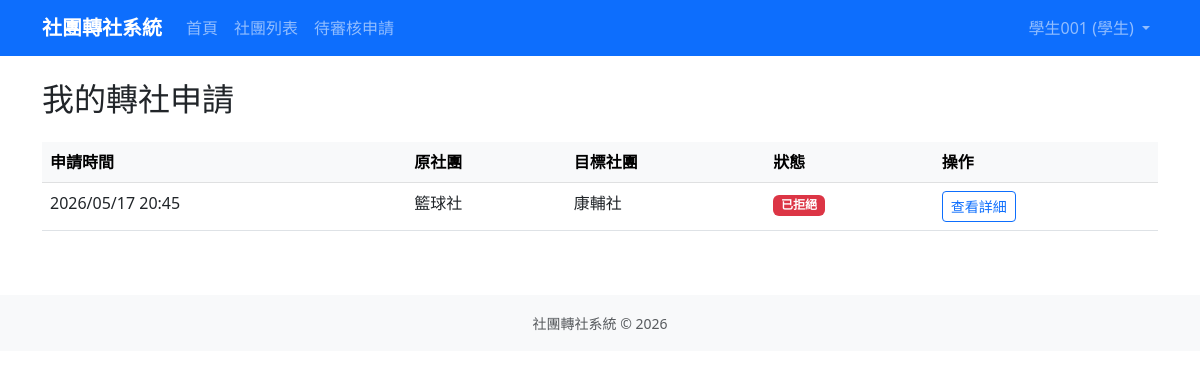
Page /transfers/my-requests/ (signed in) on the committed database.
### accounts/models.py (models this page shows, shortened)
class User(django.contrib.auth.models.AbstractUser):
    ROLE_CHOICES = [
        ('student', '學生'),
        ('president', '社長'),
        ('teacher', '指導老師'),
        ('admin', '訓育組（管理員）'),
    ]
    role = models.CharField(
        max_length=20,
        choices=ROLE_CHOICES,
        default='student',
        verbose_name='身分組'
    )
    student_id = models.CharField(
        max_length=20,
        blank=True,
        verbose_name='學號'
    )
    class_name = models.CharField(
        max_length=20,
        blank=True,
        verbose_name='班級'
    )
    seat_number = models.PositiveSmallIntegerField(
        null=True,
        blank=True,
        verbose_name='座號'
    )
    club = models.ForeignKey(
        'clubs.Club',
        on_delete=models.SET_NULL,
        null=True,
        blank=True,
        verbose_name='所屬社團',
        related_name='members'
    )
    class Meta:
        verbose_name = '使用者'
        verbose_name_plural = '使用者'

### clubs/models.py (models this page shows, shortened)
class Club(models.Model):
    CATEGORY_CHOICES = [
        ('academic', '學術類'),
        ('arts', '藝文類'),
        ('performance', '藝能類'),
        ('recreation', '康輔類'),
        ('sports', '體育類'),
    ]
    code = models.CharField(max_length=10, unique=True, null=True, blank=True, verbose_name='社團代號')
    name = models.CharField(max_length=100, verbose_name='社團名稱')
    teacher = models.CharField(max_length=50, default='', verbose_name='指導老師')
    president = models.CharField(max_length=50, default='', verbose_name='社長')
    location = models.CharField(max_length=100, blank=True, verbose_name='社課場地')
    category = models.CharField(max_length=20, choices=CATEGORY_CHOICES, blank=True, verbose_name='類別')
    description = models.TextField(blank=True, verbose_name='社團描述')
    max_members = models.PositiveIntegerField(default=30, verbose_name='人數上限')
    current_members = models.PositiveIntegerField(default=0, verbose_name='現有人數')
    is_active = models.BooleanField(default=True, verbose_name='啟用中')
    created_at = models.DateTimeField(auto_now_add=True, verbose_name='建立時間')
    updated_at = models.DateTimeField(auto_now=True, verbose_name='更新時間')
    class Meta:
        verbose_name = '社團'
        verbose_name_plural = '社團'
        ordering = ['name']

### transfers/models.py (models this page shows, shortened)
class TransferRequest(models.Model):
    STATUS_CHOICES = [
        ('draft', '草稿'),
        ('orig_president_pending', '原社長審核中'),
        ('orig_teacher_pending', '原指導老師審核中'),
        ('new_president_pending', '新社長審核中'),
        ('new_teacher_pending', '新指導老師審核中'),
        ('admin_pending', '訓育組審核中'),
        ('approved', '已核准'),
        ('rejected', '已拒絕'),
        ('returned', '退回重選'),
    ]
    student = models.ForeignKey(
        settings.AUTH_USER_MODEL,
        on_delete=models.CASCADE,
        related_name='transfer_requests',
        verbose_name='申請學生'
    )
    original_club = models.ForeignKey(
        'clubs.Club',
        on_delete=models.CASCADE,
        related_name='transfer_out_requests',
        verbose_name='原社團'
    )
    target_club = models.ForeignKey(
        'clubs.Club',
        on_delete=models.CASCADE,
        related_name='transfer_in_requests',
        verbose_name='目標社團'
    )
    status = models.CharField(
        max_length=30,
        choices=STATUS_CHOICES,
        default='orig_president_pending',
        verbose_name='狀態'
    )
    reason = models.TextField(blank=True, verbose_name='轉社原因')
    created_at = models.DateTimeField(auto_now_add=True, verbose_name='申請時間')
    updated_at = models.DateTimeField(auto_now=True, verbose_name='更新時間')
    completed_at = models.DateTimeField(null=True, blank=True, verbose_name='完成時間')
    class Meta:
        verbose_name = '轉社申請單'
        verbose_name_plural = '轉社申請單'
        ordering = ['-created_at']

### transfers/views.py (the view)
# urls.py: path('my-requests/', views.MyRequestsView.as_view(), name='my_requests'),
class MyRequestsView(LoginRequiredMixin, StudentRequiredMixin, ListView):
    model = TransferRequest
    template_name = 'transfers/my_requests.html'
    context_object_name = 'requests'
    def get_queryset(self):
        return TransferRequest.objects.filter(
            student=self.request.user
        ).prefetch_related('approval_logs')

### accounts/templatetags/account_extras.py (called while the page is built)
def user_is_club_president(user, club):
    if not user or not club or not getattr(club, 'president', ''):
        return False
    resolved_president = get_user_from_display_text(club.president)
    if resolved_president:
        return resolved_president.pk == user.pk
    return club.president.strip() == user.username

@register.filter
def display_role(user):
    if getattr(user, 'role', None) == 'president' and not user_is_club_president(user, user.club):
        return '學生'
    return user.get_role_display()

### transfers/context_processors.py (called while the page is built, shortened)
def transfer_window(request):
    context = get_transfer_window_state()
    user = getattr(request, 'user', None)
    context['admin_pending_review_count'] = 0
    return context

### transfers/models.py (called while the page is built)
def get_user_from_display_text(value):
    if not value:
        return None
    if not isinstance(value, str):
        return value
    match = re.search(r'\(([^()]+)\)\s*$', value.strip())
    username = match.group(1).strip() if match else value.strip()
    if not username:
        return None
    from django.apps import apps
    app_label, model_name = settings.AUTH_USER_MODEL.split('.', 1)
    User = apps.get_model(app_label, model_name)
    try:
        return User.objects.get(username=username)
    except User.DoesNotExist:
        return None

    @classmethod
    def get_current(cls):
        return cls.objects.order_by('-updated_at', '-pk').first()

    def is_open(self, today=None):
        if self.is_paused:
            return False
        today = today or timezone.localdate()
        return self.start_date <= today <= self.end_date

    def get_status(self, today=None):
        if self.is_paused:
            return 'paused'
        today = today or timezone.localdate()
        if today < self.start_date:
            return 'not_started'
        if today > self.end_date:
            return 'ended'
        return 'open'

### transfers/services.py (called while the page is built)
def get_transfer_window_state():
    transfer_window = TransferWindow.get_current()
    is_open = transfer_window.is_open() if transfer_window else False
    status = transfer_window.get_status() if transfer_window else 'not_configured'
    return {
        'transfer_window': transfer_window,
        'transfer_window_is_open': is_open,
        'transfer_window_status': status,
        'transfer_window_is_paused': status == 'paused',
    }

### transfers/views.py (called while the page is built)
    def test_func(self):
        return self.request.user.role in ['student', 'president']

### templates/transfers/my_requests.html (shortened to what this page needs)
{% extends 'base.html' %}
{% block content %}
<h2 class="mb-4">我的轉社申請</h2>
{% if requests %}
<div class="table-responsive">
    <table class="table table-hover">
        <thead class="table-light">
            <tr>
                <th>申請時間</th>
                <th>原社團</th>
                <th>目標社團</th>
                <th>狀態</th>
                <th>操作</th>
            </tr>
        </thead>
        <tbody>
            {% for req in requests %}
            <tr>
                <td>{{ req.created_at|date:"Y/m/d H:i" }}</td>
                <td>{{ req.original_club.name }}</td>
                <td>{{ req.target_club.name }}</td>
                <td>
                    {% if req.status == 'approved' %}
                        <span class="badge bg-success">{{ req.get_status_display }}</span>
                    {% elif req.status == 'rejected' %}
                        <span class="badge bg-danger">{{ req.get_status_display }}</span>
                    {% elif req.status == 'returned' %}
                        <span class="badge bg-warning text-dark">{{ req.get_status_display }}</span>
                    {% else %}
                        <span class="badge bg-primary">{{ req.get_status_display }}</span>
                    {% endif %}
                </td>
                <td>
                    <a href="{% url 'request_detail' req.pk %}" class="btn btn-sm btn-outline-primary">查看詳細</a>
                </td>
            </tr>
            {% endfor %}
        </tbody>
    </table>
</div>
{% endif %}
{% endblock %}

### templates/base.html (shortened to what this page needs)
<!DOCTYPE html>
{% load account_extras %}
<html lang="zh-TW">
<head>
    <link href="https://cdn.jsdelivr.net/npm/bootstrap@5.3.0/dist/css/bootstrap.min.css" rel="stylesheet">
</head>
<body>
    <nav class="navbar navbar-expand-lg navbar-dark bg-primary">
        <div class="container">
            <a class="navbar-brand" href="{% url 'home' %}">社團轉社系統</a>
            <div class="collapse navbar-collapse" id="navbarNav">
                <ul class="navbar-nav me-auto">
                    <li class="nav-item">
                        <a class="nav-link" href="{% url 'home' %}">首頁</a>
                    </li>
                    <li class="nav-item">
                        <a class="nav-link" href="{% url 'club_list' %}">社團列表</a>
                    </li>
                    {% if user.is_authenticated %}
                        {% if user.is_superuser or user.role == 'president' or user.role == 'teacher' or user.role == 'admin' %}
                            <li class="nav-item">
                                <a class="nav-link position-relative" href="{% url 'pending_approvals' %}">
                                    待審核申請
                                </a>
                            </li>
                        {% endif %}
                    {% endif %}
                </ul>
                <ul class="navbar-nav">
                    {% if user.is_authenticated %}
                        <li class="nav-item dropdown">
                            <a class="nav-link dropdown-toggle" href="#" role="button" data-bs-toggle="dropdown">
                                {{ user.get_full_name|default:user.username }} ({{ user|display_role }})
                            </a>
                        </li>
                    {% else %}
                        <li class="nav-item">
                            <a class="nav-link" href="{% url 'login' %}">登入</a>
                        </li>
                    {% endif %}
                </ul>
            </div>
        </div>
    </nav>
    <main class="container my-4">
        {% block content %}{% endblock %}
    </main>
    <footer class="bg-light py-3 mt-5">
        <div class="container text-center text-muted">
            <small>社團轉社系統 &copy; 2026</small>
        </div>
    </footer>
</body>
</html>

### templates/base.html (style rules this page uses)
.navbar-brand { font-weight: bold; }

### rows in the picture
User: get_full_name "學生001", role+club+id "學生"
TransferRequest: created_at "2026/05/17 20:45", original_club.name "籃球社", target_club.name "康輔社", status "已拒絕"
